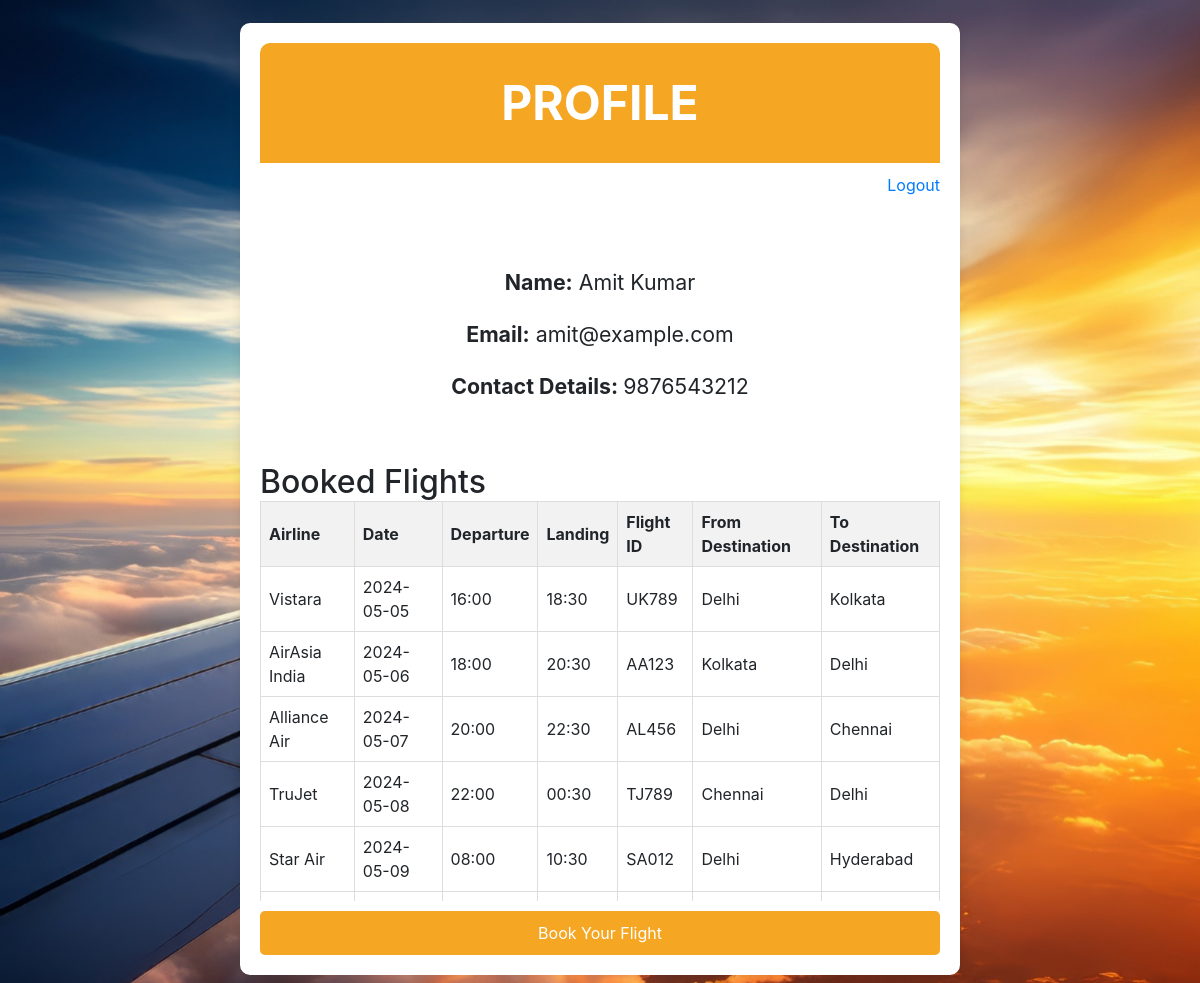
/home (signed in), run on the app's committed database.
### tables this page shows
CREATE TABLE user (
        uid INTEGER PRIMARY KEY AUTOINCREMENT,
        email TEXT UNIQUE,
        password TEXT,
        name TEXT,
        contact TEXT
    );

CREATE TABLE flight_details (
        detail_id INTEGER PRIMARY KEY AUTOINCREMENT,
        flight_id INTEGER,
        date DATE,
        departure TIME,
        landing TIME,
        price REAL,
        available_seats INTEGER,
        from_destination TEXT,
        to_destination TEXT,
        FOREIGN KEY (flight_id) REFERENCES flights(flight_id)
    );

CREATE TABLE flights (
        flight_id TEXT PRIMARY KEY,
        airline TEXT
    );

### website/views.py (the view)
@views.route('/home')
@login_required
def home():
    with sqlite3.connect(db_path) as conn:
        conn.row_factory = sqlite3.Row
        cursor = conn.cursor()
        cursor.execute('''
            SELECT f.airline, fd.date, fd.departure, fd.landing, fd.flight_id, fd.from_destination, fd.to_destination
            FROM booking AS b
            JOIN flight_details AS fd ON b.detail_id = fd.detail_id
            JOIN flights AS f ON fd.flight_id = f.flight_id
            WHERE b.user_id = ?
        ''', (current_user.id,))
        booked_flights = cursor.fetchall()
    return render_template('home.html', user=current_user, booked_flights=booked_flights)

### website/__init__.py (called while the page is built)
def create_app():
    app = Flask(__name__)
    app.config['SECRET_KEY'] = 'asldfj_slkdf_sefwe_sdfvvw'
    from .views import views
    from .auth import auth
    app.register_blueprint(views, url_prefix='/')
    app.register_blueprint(auth, url_prefix='/')
    from .models import create_database, User
    from .db_utils import populate_database
    if not os.path.exists(db_path):
        create_database()
        populate_database()
    login_manager = LoginManager()
    login_manager.login_view = 'auth.login'
    login_manager.init_app(app)
    @login_manager.user_loader
    def load_user(user_id):
        return User.get(user_id)
    return app

### website/models.py (called while the page is built)
    @staticmethod
    def get(user_id):
        with sqlite3.connect(db_path) as conn:
            conn.row_factory = sqlite3.Row
            cursor = conn.cursor()
            cursor.execute('SELECT * FROM user WHERE uid = ?;', (user_id,))
            user = cursor.fetchone()
            if user:
                return User(user['uid'], user['email'], user['password'], user['name'], user['contact'])
            else:
                return None

### website/templates/home.html (shortened to what this page needs)
{% extends "base.html"%} {% block head %}
<link
  rel="stylesheet"
  type="text/css"
  href="{{url_for('static', filename='css/profile.css')}}"
/>
{% endblock%} {% block title %}Profile{% endblock%} {% block content%}
<div class="parent">
  <div class="profile-container">
    <div class="header">
      <h1>PROFILE</h1>
    </div>
    <div class="logout-link">
      <a href="{{ url_for('auth.logout') }}" class="logout-link">Logout</a>
    </div>
    <div class="profile-info">
      <p><span>Name:</span> {{user['name']}}</p>
      <p><span>Email:</span> {{user['email']}}</p>
      <p><span>Contact Details: </span>{{user['contact']}}</p>
    </div>
    <div class="booked-flights">
      <h2>Booked Flights</h2>
      <div class="scrollable-table">
        <table>
          <thead>
            <tr>
              <th>Airline</th>
              <th>Date</th>
              <th>Departure</th>
              <th>Landing</th>
              <th>Flight ID</th>
              <th>From Destination</th>
              <th>To Destination</th>
            </tr>
          </thead>
          <tbody>
            {% for flight in booked_flights %}
            <tr>
              <td>{{ flight['airline'] }}</td>
              <td>{{ flight['date'] }}</td>
              <td>{{ flight['departure'] }}</td>
              <td>{{ flight['landing'] }}</td>
              <td>{{ flight['flight_id'] }}</td>
              <td>{{ flight['from_destination'] }}</td>
              <td>{{ flight['to_destination'] }}</td>
            </tr>
            {% endfor %}
          </tbody>
        </table>
      </div>
      <a href="{{ url_for('views.booking') }}" class="book-flight-button"
        >Book Your Flight</a
      >
    </div>
  </div>
</div>
{% endblock %}

### website/templates/base.html (shortened to what this page needs)
<!DOCTYPE html>
<html>
  <head>
    <link
      rel="stylesheet"
      href="https://cdn.jsdelivr.net/npm/bootstrap@4.3.1/dist/css/bootstrap.min.css"
    />
    {% block head %}{% endblock %}
  </head>
  <body>
     {% block content %}{%
    endblock %}
  </body>
</html>

### website/static/css/profile.css (style rules this page uses)
.parent { display: flex; justify-content: center; align-items: center; height: 100vh; }
.profile-container { background-color: #fff; padding: 20px; border-radius: 10px; box-shadow: 0 0 10px rgba(0, 0, 0, 0.1); width: 60%; }
.header { background-color: #f5a623; height: 120px; padding: 10px; border-radius: 10px 10px 0 0; text-align: center; display: flex; justify-content: center; align-items: center; flex-direction: column; margin-bottom: 10px; }
.profile-info { margin-top: 60px; }
.profile-info p { margin: 0; padding: 10px; text-align: center; font-size: 16pt; }
.profile-info span { font-weight: bold; }
a { display: block; margin-top: 10px; }
.booked-flights h2 { margin: 0; margin-top: 50px; }
.book-flight-button { display: block; padding: 10px; background-color: #f5a623; color: #fff; text-decoration: none; border-radius: 5px; transition: background-color 0.3s ease; }
.header h1 { font-size: 36pt; font-weight: bold; color: #fff; margin: 0; }
.book-flight-button { display: flex; align-items: center; justify-content: center; }
.logout-link { text-align: right; }
.scrollable-table { max-height: 400px; overflow-y: auto; }
table { width: 100%; border-collapse: collapse; }
th, td { border: 1px solid #ddd; padding: 8px; text-align: left; }
th { background-color: #f2f2f2; }

### data on the page
user: name "Amit Kumar", email "amit@example.com", contact "9876543212"
flight_details: airline "Vistara", date "2024-05-05", departure "16:00", landing "18:30", flight_id "UK789", from_destination "Delhi", to_destination "Kolkata"
flight_details: airline "AirAsia India", date "2024-05-06", departure "18:00", landing "20:30", flight_id "AA123", from_destination "Kolkata", to_destination "Delhi"
flight_details: airline "Alliance Air", date "2024-05-07", departure "20:00", landing "22:30", flight_id "AL456", from_destination "Delhi", to_destination "Chennai"
flight_details: airline "TruJet", date "2024-05-08", departure "22:00", landing "00:30", flight_id "TJ789", from_destination "Chennai", to_destination "Delhi"
flight_details: airline "Star Air", date "2024-05-09", departure "08:00", landing "10:30", flight_id "SA012", from_destination "Delhi", to_destination "Hyderabad"
